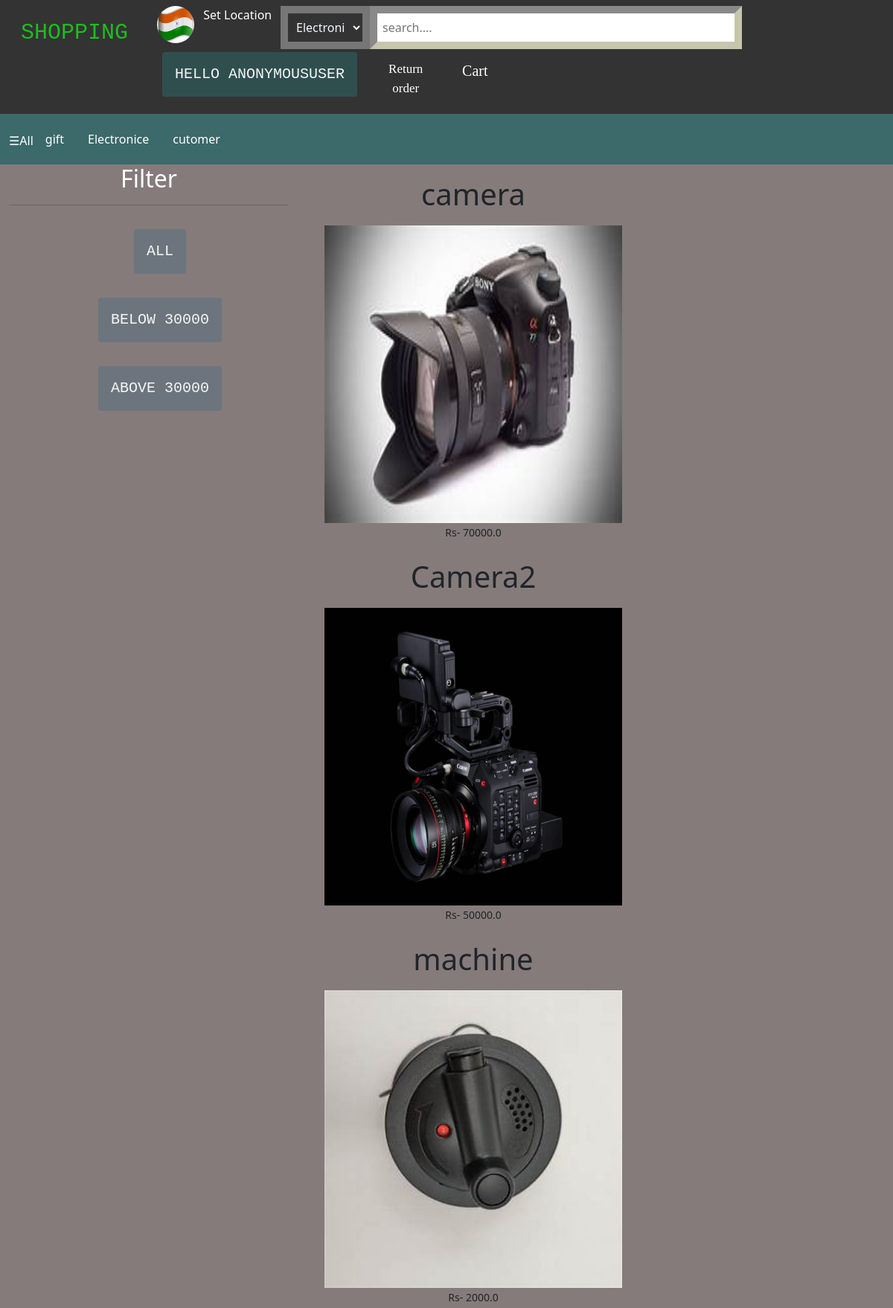
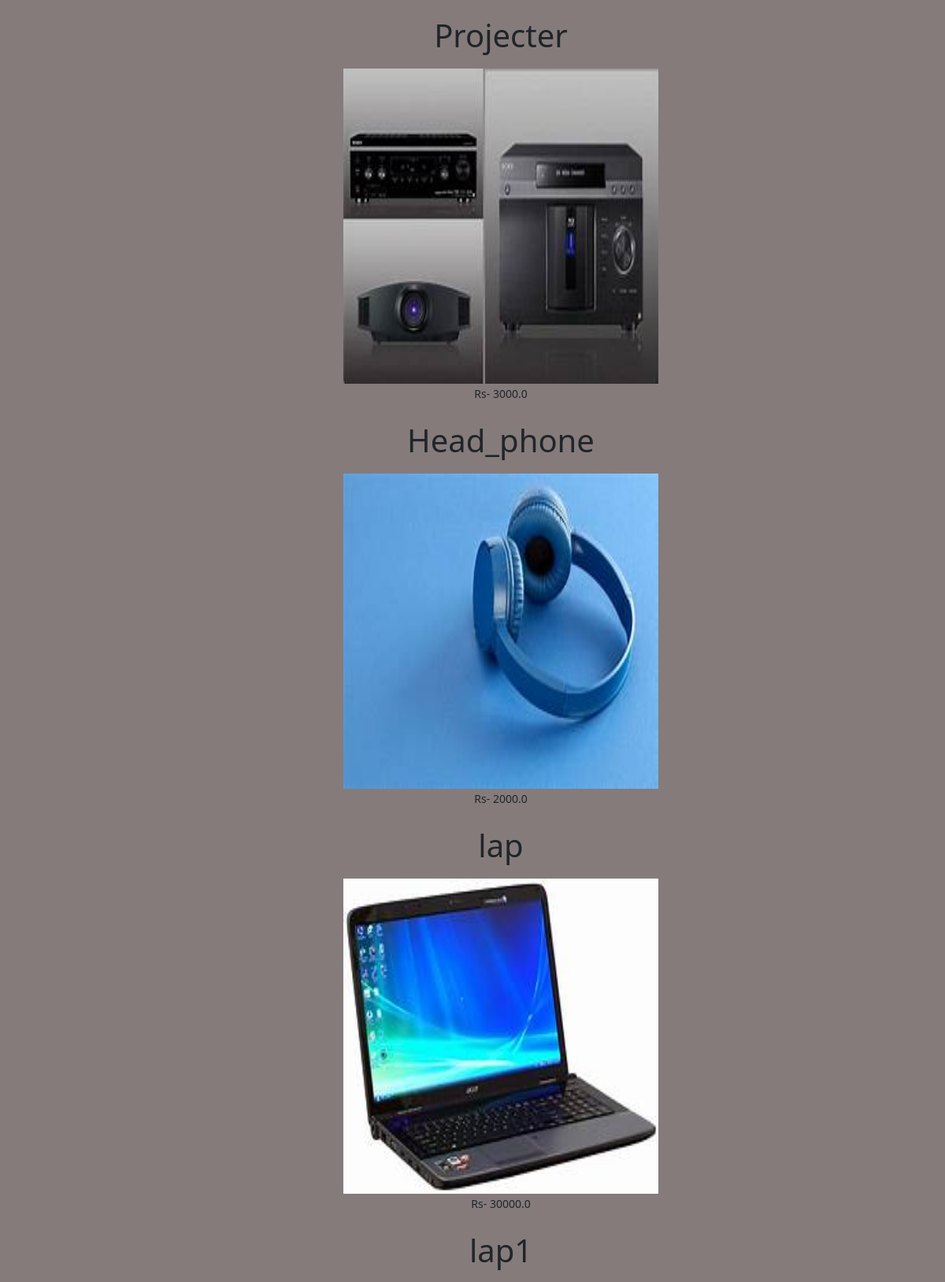
/electro/ (upper part), run on the app's committed database (2 pictures, top to bottom).
### enroll/models.py (models this page shows)
class Product(models.Model):
    title=models.CharField(max_length=100)
    Selling_price = models.FloatField()
    Discount_price = models.FloatField()
    Brand = models.CharField(max_length=100)
    Description = models.TextField()
    Category = models.CharField(choices=Catecory_Choice,max_length=100)
    Product_image = models.ImageField(upload_to="productimg")

### enroll/views.py (the view)
# urls.py: path('electro/', views.electronicview.as_view(),name='elctro'),
class electronicview(View):
    def get(self,request,data=None):
        if data==None:
            electronic = Product.objects.filter(Category='ele')
        elif data=='below':
            electronic = Product.objects.filter(Category='ele').filter(Selling_price__lte=30000)
        elif data=='above':
            electronic = Product.objects.filter(Category='ele').filter(Selling_price__gte=30000)
        return render(request,'enroll/electronic.html',{'electronic':electronic})

### enroll/templates/enroll/electronic.html (shortened to what this page needs)
{% extends 'enroll/base.html' %}
{% load static %}
{% block content %}
<div class=" elctro container-fluid">
    <div class="row elctro">
        <div class="col-4 text-center" style="display:block;">
            <h2 class="text-white text-center">Filter</h2>
            <hr>
                <a  href="{% url 'elctro'  %}"><button class=" btn bg-secondary my-3">All</button></a><br>
                <a  href="{% url 'elctrodata' 'below' %}" ><button class=" btn bg-secondary my-3">Below 30000</button><br>
                <a  href="{% url 'elctrodata' 'above' %}" ><button class=" btn bg-secondary my-3">Above 30000</button></a>
        </div>
        <div class="col-8  my-3" >
            {% for el in electronic %}
                <div style="float: left;" class="text-center">
                        <h1>{{el.title}}</h1>
                    <a class="mx-4"  href="{% url 'productdetails' el.id %}"><img  style="height:400px; width:400px; margin-top:10px;" src="{{el.Product_image.url}}" alt=""></a><br>
                    <small>Rs- {{el.Selling_price}}</small><br><br>
                </div>
                {% endfor %}
        </div>
    </div>
</div>
{% endblock content %}

### enroll/static/enroll/css/home.css (style rules this page uses)
* { margin:0px; padding:0px; }
#main { background-color:white; overflow: auto; }
li a, .btn { display: inline-block; color: white; text-align: center; padding: 14px 16px; text-decoration: none; }
.btn { position: relative; background-color: darkslategray; text-transform: uppercase; font-family: 'Courier New', Courier, monospace; color: whitesmoke; font-size: 20px; margin-top: 4px; margin-left: 30px; }

### enroll/templates/enroll/electronic.html (style rules this page uses)
.elctro { background-color: rgb(133, 123, 123); }
.col-4 a { text-decoration:none; }
.col-8 { overflow:auto; }

### data on the page
Product: title "camera", Product_image (picture), Selling_price "70000.0"
Product: title "Camera2", Product_image (picture), Selling_price "50000.0"
Product: title "machine", Product_image (picture), Selling_price "2000.0"
Product: title "Projecter", Product_image (picture), Selling_price "3000.0"
Product: title "Head_phone", Product_image (picture), Selling_price "2000.0"
Product: title "lap", Product_image (picture), Selling_price "30000.0"
Product: title "lap1"

### other printed values
{{ request.user }} "ANONYMOUSUSER"
